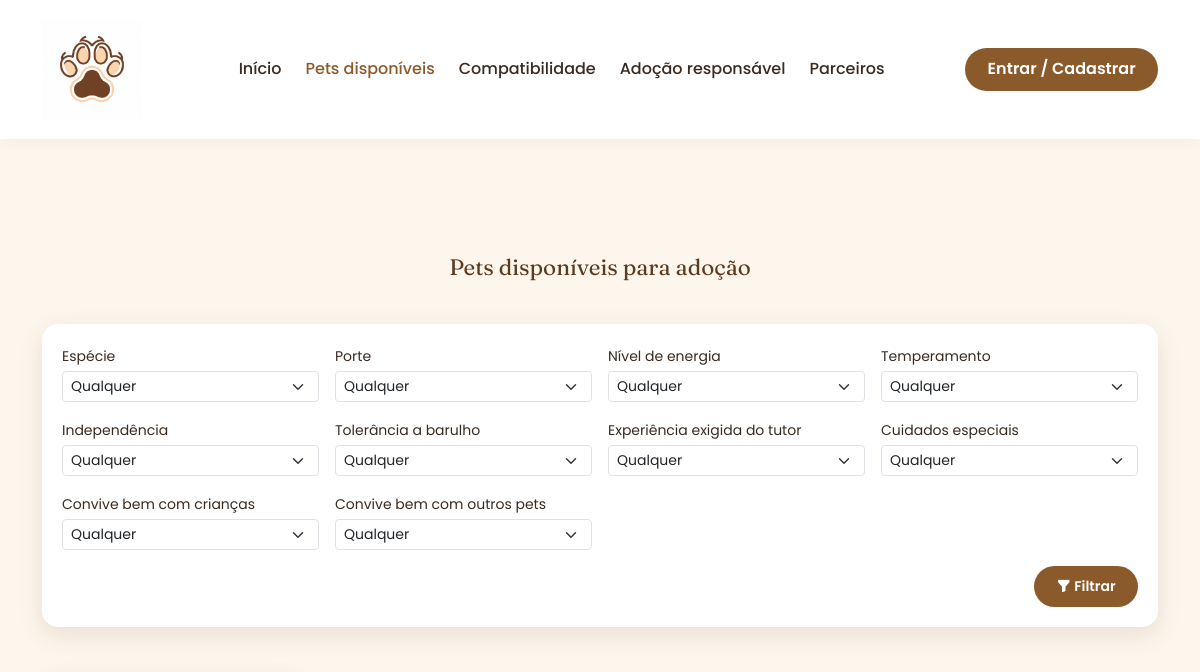
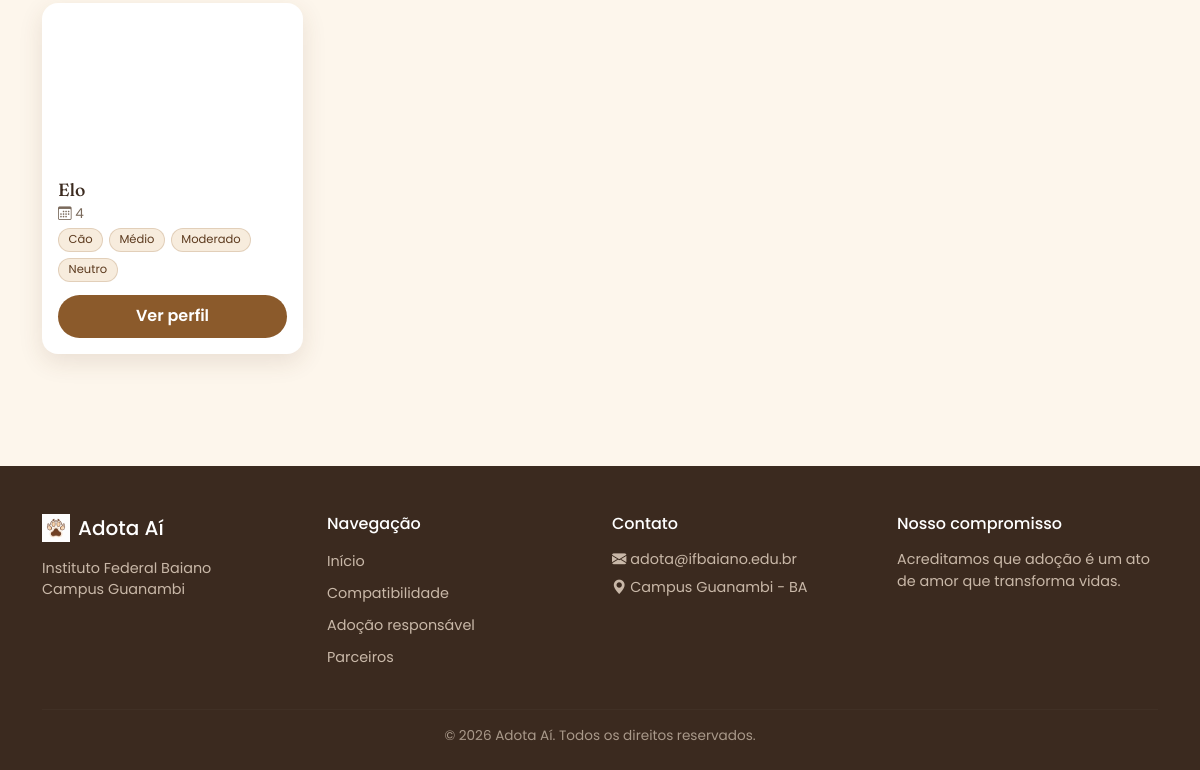
The app's page /adocao/pets/, older data (2 pictures, top to bottom).
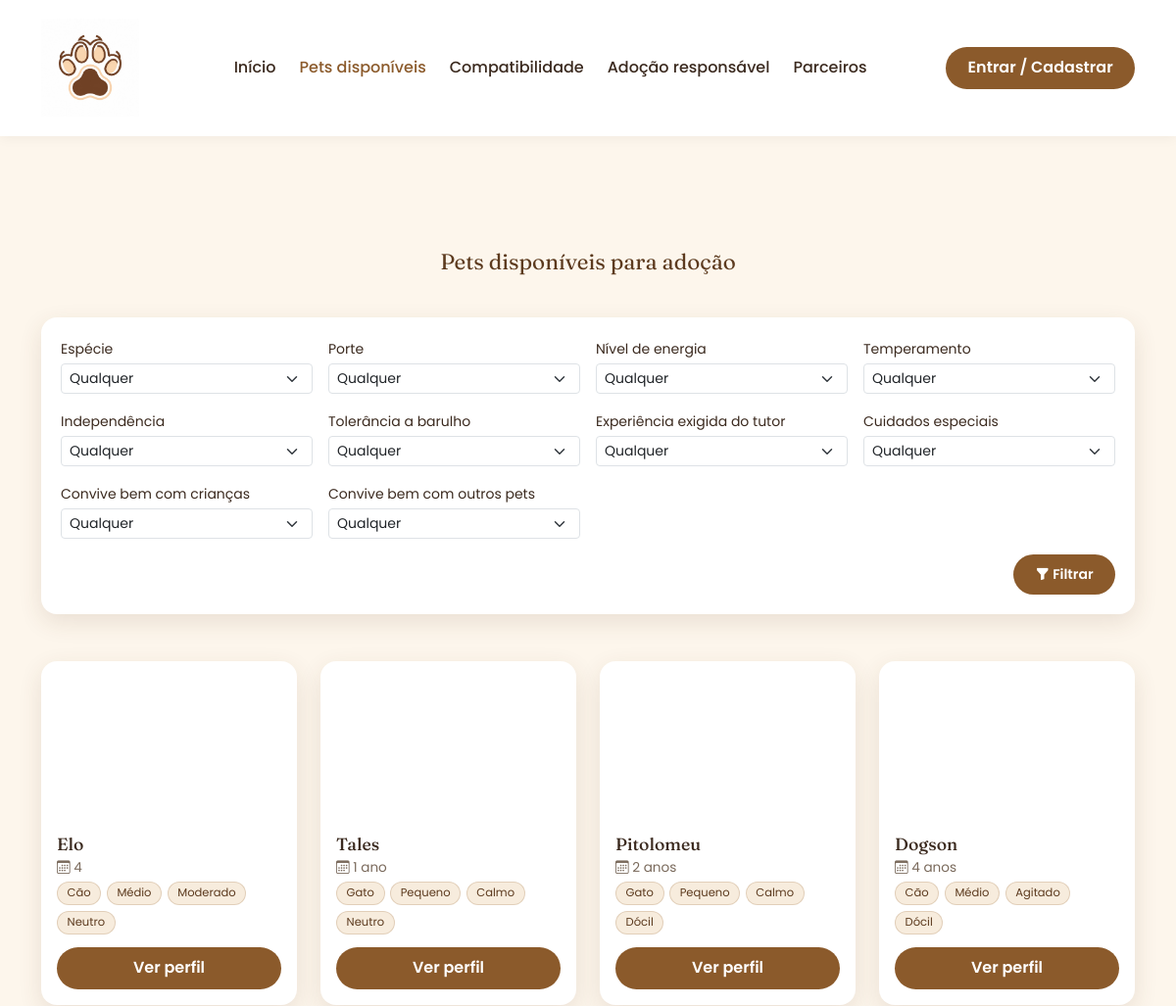
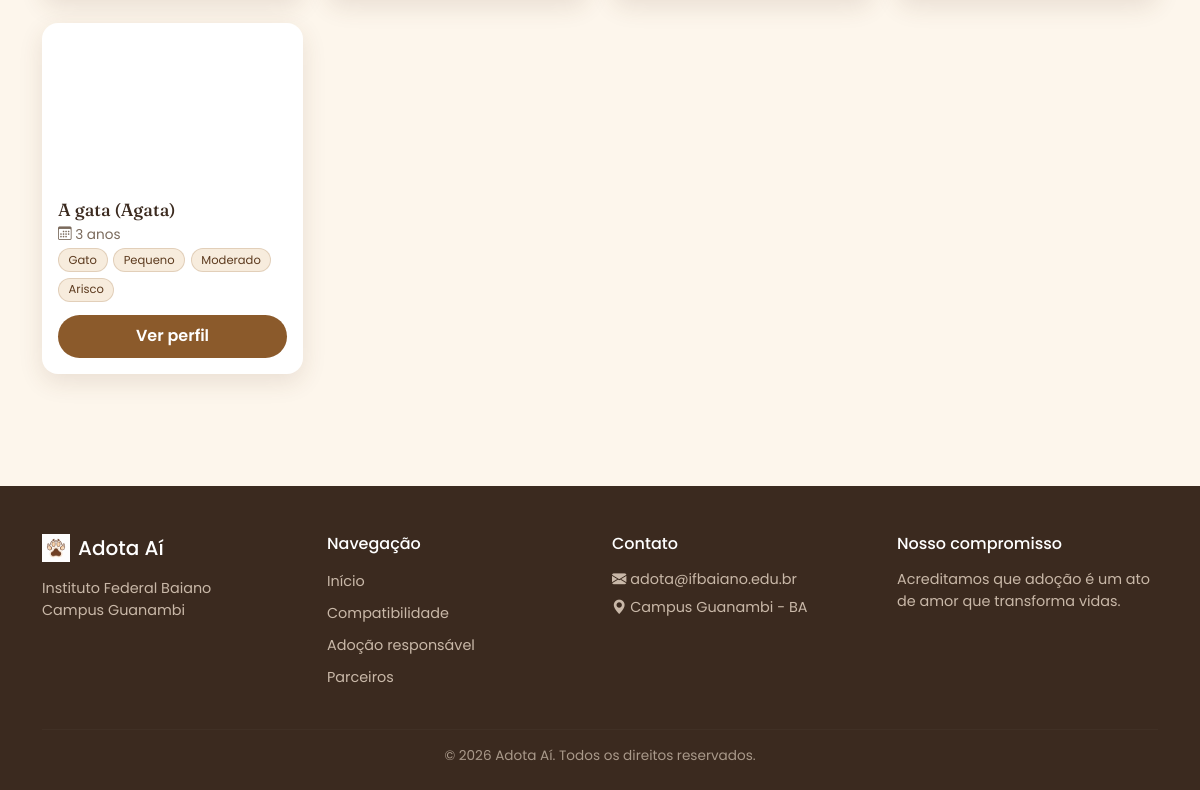
The same page, newer data (2 pictures, top to bottom).
### adocao/models.py (models this page shows, shortened)
class Pet(models.Model):
    ESPECIE = choices.ESPECIE
    PORTE = choices.PORTE
    ENERGIA = choices.ENERGIA
    TEMPERAMENTO = choices.TEMPERAMENTO
    INDEPENDENCIA = choices.INDEPENDENCIA
    TOLERANCIA_BARULHO = choices.TOLERANCIA_BARULHO
    EXPERIENCIA = choices.EXPERIENCIA
    CUIDADOS = choices.CUIDADOS
    CONVIVE = choices.CONVIVE
    nome = models.CharField(max_length=100)
    idade = models.CharField(max_length=50)
    descricao = models.TextField()
    foto = models.ImageField(
        upload_to="pets/"
    )
    disponivel = models.BooleanField(
        default=True
    )
    especie = models.CharField(
        "espécie", max_length=10, choices=choices.ESPECIE
    )
    porte = models.PositiveSmallIntegerField(
        "porte", choices=choices.PORTE
    )
    energia = models.PositiveSmallIntegerField(
        "nível de energia", choices=choices.ENERGIA
    )
    temperamento = models.PositiveSmallIntegerField(
        "temperamento", choices=choices.TEMPERAMENTO
    )
    independencia = models.PositiveSmallIntegerField(
        "independência", choices=choices.INDEPENDENCIA
    )
    tolerancia_barulho = models.PositiveSmallIntegerField(
        "tolerância a barulho", choices=choices.TOLERANCIA_BARULHO
    )
    experiencia = models.PositiveSmallIntegerField(
        "experiência exigida do tutor", choices=choices.EXPERIENCIA
    )
    cuidados = models.PositiveSmallIntegerField(
        "cuidados especiais", choices=choices.CUIDADOS
    )
    convive_criancas = models.CharField(
        "convive bem com crianças", max_length=3, choices=choices.CONVIVE
    )
    convive_outros_pets = models.CharField(
        "convive bem com outros pets", max_length=3, choices=choices.CONVIVE
    )

### adocao/views.py (the view)
def lista_pets(request):
    mostrar_todos = request.user.is_staff and request.GET.get('todos') == '1'
    pets = Pet.objects.all() if mostrar_todos else Pet.objects.filter(disponivel=True)
    filtro = PetFiltroForm(request.GET)
    filtros_ativos = False
    if filtro.is_valid():
        for campo, valor in filtro.cleaned_data.items():
            if valor:
                pets = pets.filter(**{campo: valor})
                filtros_ativos = True
    return render(
        request,
        'adocao/lista_pets.html',
        {
            'pets': pets,
            'filtro': filtro,
            'filtros_ativos': filtros_ativos,
            'mostrar_todos': mostrar_todos,
        }
    )

### adocao/forms.py
class PetFiltroForm(forms.Form):
    EIXOS = [
        "especie",
        "porte",
        "energia",
        "temperamento",
        "independencia",
        "tolerancia_barulho",
        "experiencia",
        "cuidados",
    ]
    CONVIVE = ["convive_criancas", "convive_outros_pets"]
    def __init__(self, *args, **kwargs):
        super().__init__(*args, **kwargs)
        select = {'class': 'form-select form-select-sm'}
        for nome in self.EIXOS:
            campo = Pet._meta.get_field(nome)
            self.fields[nome] = forms.ChoiceField(
                label=str(campo.verbose_name).capitalize(),
                required=False,
                choices=[('', 'Qualquer')] + list(campo.choices),
                widget=forms.Select(attrs=select),
            )
        for nome in self.CONVIVE:
            campo = Pet._meta.get_field(nome)
            self.fields[nome] = forms.ChoiceField(
                label=str(campo.verbose_name).capitalize(),
                required=False,
                choices=[('', 'Qualquer'), ('sim', 'Sim')],
                widget=forms.Select(attrs=select),
            )

### templates/adocao/lista_pets.html (shortened to what this page needs)
{% extends 'base.html' %}
{% load static %}
{% block conteudo %}
<section class="section-pets">
    <div class="container py-5">
        <div class="section-heading">
            <span class="eyebrow-line">
                Pets disponíveis para adoção
            </span>
        </div>
        <form method="get" class="filtro-pets mb-5">
            <div class="row g-3">
                {% for campo in filtro %}
                <div class="col-6 col-md-3">
                    <label class="form-label small mb-1" for="{{ campo.id_for_label }}">{{ campo.label }}</label>
                    {{ campo }}
                </div>
                {% endfor %}
            </div>
            <div class="d-flex gap-2 mt-3 justify-content-end">
                <button type="submit" class="btn btn-primary-custom btn-sm">
                    <i class="bi bi-funnel-fill"></i> Filtrar
                </button>
            </div>
        </form>
        <div class="row g-4">
            {% for pet in pets %}
            <div class="col-6 col-md-3">
                {% include 'adocao/_pet_card.html' %}
            </div>
            {% endfor %}
        </div>
    </div>
</section>
{% endblock %}

### templates/base.html (shortened to what this page needs)
{% load static %}
<!DOCTYPE html>
<html lang="pt-br">
<head>
<link href="https://cdn.jsdelivr.net/npm/bootstrap@5.3.3/dist/css/bootstrap.min.css" rel="stylesheet">
<link rel="stylesheet" href="https://cdn.jsdelivr.net/npm/bootstrap-icons@1.11.3/font/bootstrap-icons.css">
<link rel="stylesheet" href="{% static 'css/style.css' %}">
</head>
<body>
<nav class="navbar navbar-expand-lg sticky-top">
    <div class="container">
        <a class="navbar-brand d-flex align-items-center gap-2" href="{% url 'home' %}">
            <img src="{% static 'img/logo.jpeg' %}" alt="Logo Adota Aí" width="100" height="100">
        </a>
        <div class="collapse navbar-collapse" id="navMenu">
            <ul class="navbar-nav mx-auto mb-2 mb-lg-0 gap-lg-2">
                <li class="nav-item"> <a class="nav-link {% if request.resolver_match.url_name == 'home' %}active{% endif %}" href="{% url 'home' %}">Início</a></li>
                <li class="nav-item"> <a class="nav-link {% if request.resolver_match.url_name == 'lista_pets' %}active{% endif %}" href="{% url 'lista_pets' %}">Pets disponíveis</a></li>
                <li class="nav-item"> <a class="nav-link {% if request.resolver_match.url_name == 'quiz' %}active{% endif %}" href="{% url 'quiz' %}">Compatibilidade</a></li>
                <li class="nav-item"> <a class="nav-link {% if request.resolver_match.url_name == 'adocao_responsavel' %}active{% endif %}" href="{% url 'adocao_responsavel' %}">Adoção responsável</a></li>
                <li class="nav-item"> <a class="nav-link {% if request.resolver_match.url_name == 'parceiros' %}active{% endif %}" href="{% url 'parceiros' %}">Parceiros</a></li>
            </ul>
            {% if user.is_authenticated %}
            <div class="dropdown">
                <button class="btn btn-primary-custom dropdown-toggle" data-bs-toggle="dropdown">
                    👤 {{ user.first_name|default:user.username }}
                </button>
                <ul class="dropdown-menu dropdown-menu-end">
                    <li><a class="dropdown-item" href="{% url 'perfil' %}">Meu Perfil</a></li>
                    <li><a class="dropdown-item" href="{% url 'formulario' %}">Solicitar adoção</a></li>
                    {% if user.is_staff %}
                    <li><a class="dropdown-item" href="{% url 'pet_criar' %}">Cadastrar pet</a></li>
                    <li><a class="dropdown-item" href="{% url 'admin:index' %}">Painel Admin</a></li>
                    {% endif %}
                    <li><hr class="dropdown-divider"></li>
                    <li><a class="dropdown-item text-danger" href="{% url 'logout' %}">Sair</a></li>
                </ul>
            </div>
            {% else %}
            <a href="{% url 'login' %}" class="btn btn-primary-custom">Entrar / Cadastrar</a>
            {% endif %}
        </div>
    </div>
</nav>
{% block conteudo %}
{% endblock %}
<footer class="site-footer">
    <div class="container">
        <div class="row g-4">
            <div class="col-md-3">
                <h5 class="d-flex align-items-center gap-2">
                    <img src="{% static 'img/logo.jpeg' %}" alt="Logo Adota Aí" height="28">
                    Adota Aí
                </h5>
                <p class="footer-text">Instituto Federal Baiano<br>Campus Guanambi</p>
            </div>
            <div class="col-md-3">
                <h6>Navegação</h6>
                <ul class="footer-links">
                    <li><a href="{% url 'home' %}">Início</a></li>
                    <li><a href="{% url 'quiz' %}">Compatibilidade</a></li>
                    <li><a href="{% url 'adocao_responsavel' %}">Adoção responsável</a></li>
                    <li><a href="{% url 'parceiros' %}">Parceiros</a></li>
                </ul>
            </div>
            <div class="col-md-3">
                <h6>Contato</h6>
                <p class="footer-text"><i class="bi bi-envelope-fill"></i> adota@ifbaiano.edu.br</p>
                <p class="footer-text"><i class="bi bi-geo-alt-fill"></i> Campus Guanambi - BA</p>
            </div>
            <div class="col-md-3">
                <h6>Nosso compromisso</h6>
                <p class="footer-text">Acreditamos que adoção é um ato de amor que transforma vidas.</p>
            </div>
        </div>
        <hr>
        <p class="footer-bottom">© 2026 Adota Aí. Todos os direitos reservados.</p>
    </div>
</footer>
</body>
</html>

### templates/adocao/_pet_card.html
<div class="pet-card">
    <div class="pet-card-img" style="background-image:url('{{ pet.foto.url }}')"></div>
    <div class="pet-card-body">
        <h3>{{ pet.nome }}</h3>
        <p class="pet-meta"><i class="bi bi-calendar3"></i> {{ pet.idade }}{% if not pet.disponivel %} · <span class="badge bg-secondary">Adotado</span>{% endif %}</p>
        <div class="pet-chips">
            <span class="chip">{{ pet.get_especie_display }}</span>
            <span class="chip">{{ pet.get_porte_display }}</span>
            <span class="chip">{{ pet.get_energia_display }}</span>
            <span class="chip">{{ pet.get_temperamento_display }}</span>
        </div>
        <a href="{% url 'detalhe_pet' pet.id %}" class="btn btn-primary-custom w-100">Ver perfil</a>
    </div>
</div>

### static/css/style.css (style rules this page uses)
:root { --cor-primaria: #8B5A2B; --cor-primaria-escura: #5C3A1E; --cor-secundaria: #E8A87C; --cor-fundo: #FDF6EC; --cor-fundo-alt: #F7ECDD; --cor-texto: #3B2A1F; --cor-texto-suave: #7A6A5C; --fonte-titulo: 'Fraunces', serif; --fonte-corpo: 'Poppins', sans-serif; --raio: 16px; --sombra: 0 8px 24px rgba(91, 58, 30, 0.12); }
* { box-sizing: border-box; }
body { font-family: var(--fonte-corpo); color: var(--cor-texto); background: var(--cor-fundo); }
h1, h2, h3 { font-family: var(--fonte-titulo); color: var(--cor-texto); }
.navbar { background: #fff; box-shadow: 0 2px 12px rgba(0,0,0,0.05); padding: 0.9rem 0; }
.navbar-brand { font-family: var(--fonte-titulo); font-size: 1.4rem; color: var(--cor-primaria-escura) !important; }
.nav-link { color: var(--cor-texto) !important; font-weight: 500; }
.nav-link.active, .nav-link:hover { color: var(--cor-primaria) !important; }
.btn-primary-custom { background: var(--cor-primaria); border: none; color: #fff; border-radius: 999px; padding: 0.6rem 1.4rem; font-weight: 600; transition: transform 0.15s ease, background 0.15s ease; }
.section-pets { padding: 4rem 0; }
.section-heading { text-align: center; margin-bottom: 2.5rem; }
.eyebrow-line { font-family: var(--fonte-titulo); font-size: 1.4rem; color: var(--cor-primaria-escura); }
.pet-card { background: #fff; border-radius: var(--raio); overflow: hidden; box-shadow: var(--sombra); height: 100%; transition: transform 0.2s ease; }
.pet-card-img { height: 160px; background-size: cover; background-position: center; }
.pet-card-body { padding: 1rem; }
.pet-card-body h3 { font-size: 1.1rem; margin-bottom: 0.3rem; }
.pet-meta { font-size: 0.85rem; color: var(--cor-texto-suave); margin-bottom: 0.2rem; }
.site-footer { background: var(--cor-texto); color: #D9C9BA; padding: 3rem 0 1.5rem; }
.site-footer h5, .site-footer h6 { color: #fff; margin-bottom: 1rem; }
.footer-text { font-size: 0.9rem; color: #C9B8A8; margin-bottom: 0.4rem; }
.footer-links { list-style: none; padding: 0; margin: 0; }
.footer-links li { margin-bottom: 0.5rem; }
.footer-links a { color: #C9B8A8; text-decoration: none; font-size: 0.9rem; }
.site-footer hr { border-color: rgba(255,255,255,0.1); margin: 2rem 0 1rem; }
.footer-bottom { text-align: center; font-size: 0.85rem; color: #A9998A; margin: 0; }
.pet-chips { display: flex; flex-wrap: wrap; gap: 0.35rem; margin-bottom: 0.8rem; }
.chip { font-size: 0.72rem; padding: 0.15rem 0.6rem; border-radius: 999px; background: var(--cor-fundo-alt); color: var(--cor-primaria-escura); border: 1px solid rgba(139, 90, 43, 0.2); }
.filtro-pets { background: #fff; border-radius: var(--raio); box-shadow: var(--sombra); padding: 1.25rem; }

Row changes from the older to the newer data that the page shows:
added Pet: nome "Tales", idade "1 ano", especie "Gato", porte "Pequeno", energia "Calmo", temperamento "Neutro"
added Pet: nome "Pitolomeu", idade "2 anos", especie "Gato", porte "Pequeno", energia "Calmo", temperamento "Dócil"
added Pet: nome "Dogson", idade "4 anos", especie "Cão", porte "Médio", energia "Agitado", temperamento "Dócil"
added Pet: nome "A gata (Agata)", idade "3 anos", especie "Gato", porte "Pequeno", energia "Moderado", temperamento "Arisco"
